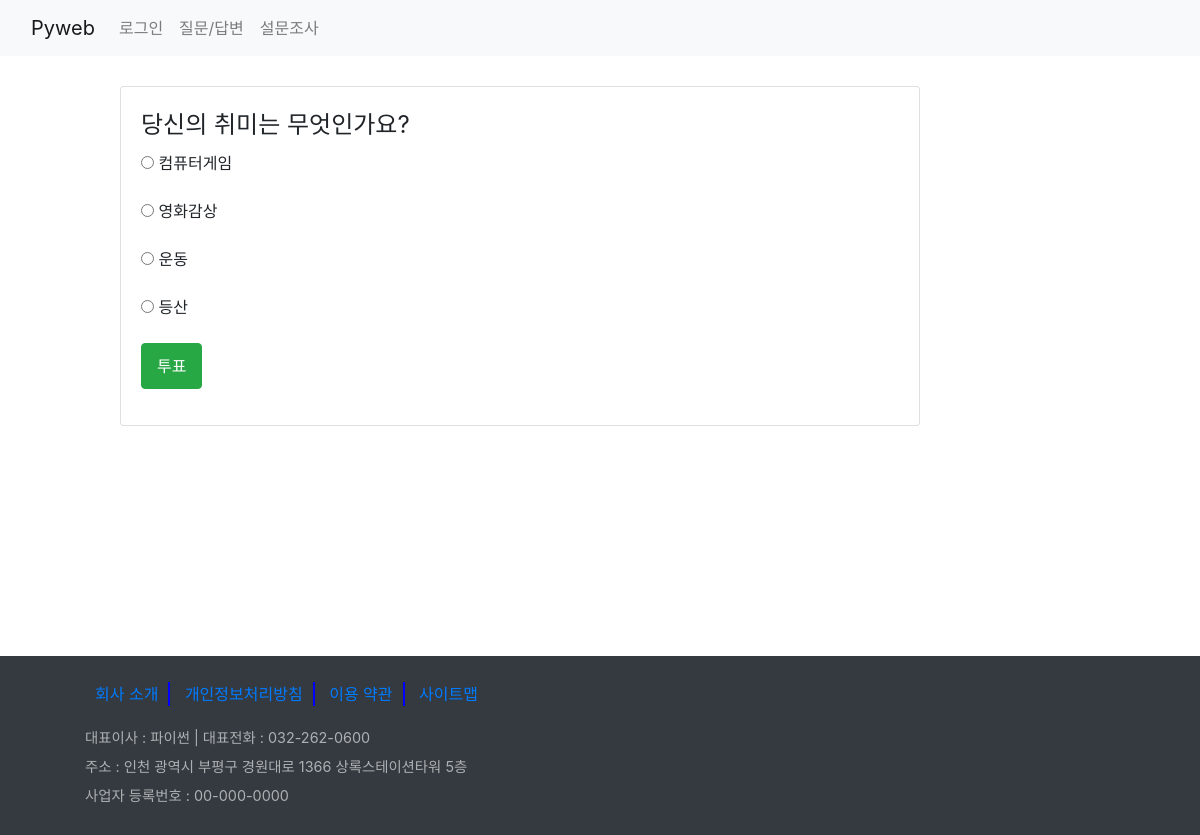
/poll/2/, run on the app's committed database.
### poll/models.py (models this page shows, shortened)
class Question(models.Model):
    question_text = models.CharField(max_length=200)
    pub_date = models.DateTimeField()

class Choice(models.Model):
    choice_text = models.CharField(max_length=200)
    votes = models.IntegerField(default=0)
    question = models.ForeignKey(Question, on_delete=models.CASCADE)

### poll/views.py (the view)
# urls.py: path('<int:pk>/', views.detail, name='detail'),      #127.0.0.1:8000/poll/1
def detail(request, pk):
    question = Question.objects.get(id=pk)
    return render(request, 'poll/detail.html', {'question': question})

### templates/poll/detail.html (shortened to what this page needs)
<!DOCTYPE html>
<html lang="en">
<head>
    {% load static %}
    <link rel="stylesheet" href="{%static 'poll/css/style.css' %}">
    <link rel="stylesheet" href="{%static 'poll/css/bootstrap.css' %}">
    <link rel="stylesheet" href="{% static 'board/css/style.css/' %}">
</head>
<body>
{% include 'navbar.html' %}
<div id="container">
    <section>
        <form action="{% url 'poll:vote' question.id %}" method="post">
            <div class="card" style ='width: 50rem;'>
                <div class="card-body">
                    <fieldset>
                        <legend>{{ question.question_text }}</legend>
                        {% for choice in question.choice_set.all %}
                        <p>
                            <input type="radio" name="choice" value="{{ choice.id }}">
                            <label>{{ choice.choice_text }}</label>
                        </p>
                        {% endfor %}
                    </fieldset>
                    <p><input type="submit" value="투표" class="btn btn-success"></p>
                </div>
            </div>
        </form>
        <div class="question_form"></div>
    </section>
</div>
{% include 'footer.html' %}
</body>
</html>

### static/poll/css/style.css (style rules this page uses)
#container { width:1000px; margin:0 auto; }
section form { width: 500px; margin: 30px 20px }
section input[type='submit'] { padding: 10px 15px; }

### static/board/css/style.css (style rules this page uses)
.question_form { height:200px; }

### data on the page
Question: question_text "당신의 취미는 무엇인가요?"
Choice: choice_text "컴퓨터게임"
Choice: choice_text "영화감상"
Choice: choice_text "운동"
Choice: choice_text "등산"
